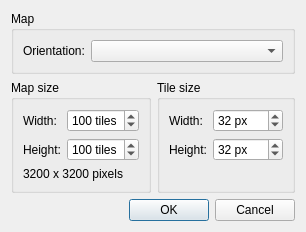
<?xml version="1.0" encoding="UTF-8"?>
<ui version="4.0">
 <class>NewMapDialog</class>
 <widget class="QDialog" name="NewMapDialog">
  <property name="geometry">
   <rect>
    <x>0</x>
    <y>0</y>
    <width>349</width>
    <height>241</height>
   </rect>
  </property>
  <property name="windowTitle">
   <string>New Map</string>
  </property>
  <layout class="QGridLayout" name="gridLayout_3">
   <property name="sizeConstraint">
    <enum>QLayout::SetFixedSize</enum>
   </property>
   <item row="1" column="0">
    <widget class="QGroupBox" name="groupBox_3">
     <property name="title">
      <string>Map size</string>
     </property>
     <layout class="QGridLayout" name="gridLayout_2">
      <item row="0" column="0">
       <widget class="QLabel" name="label">
        <property name="text">
         <string>Width:</string>
        </property>
        <property name="buddy">
         <cstring>mapWidth</cstring>
        </property>
       </widget>
      </item>
      <item row="0" column="1">
       <widget class="QSpinBox" name="mapWidth">
        <property name="suffix">
         <string extracomment="Remember starting with a space."> tiles</string>
        </property>
        <property name="minimum">
         <number>1</number>
        </property>
        <property name="maximum">
         <number>300</number>
        </property>
        <property name="value">
         <number>100</number>
        </property>
       </widget>
      </item>
      <item row="1" column="0">
       <widget class="QLabel" name="label_2">
        <property name="text">
         <string>Height:</string>
        </property>
        <property name="buddy">
         <cstring>mapHeight</cstring>
        </property>
       </widget>
      </item>
      <item row="1" column="1">
       <widget class="QSpinBox" name="mapHeight">
        <property name="suffix">
         <string> tiles</string>
        </property>
        <property name="minimum">
         <number>1</number>
        </property>
        <property name="maximum">
         <number>300</number>
        </property>
        <property name="value">
         <number>100</number>
        </property>
       </widget>
      </item>
      <item row="2" column="0" colspan="2">
       <widget class="QLabel" name="pixelSizeLabel">
        <property name="text">
         <string notr="true" extracomment="Dummy text">3200 x 3200 pixels</string>
        </property>
       </widget>
      </item>
     </layout>
    </widget>
   </item>
   <item row="1" column="1">
    <widget class="QGroupBox" name="groupBox_2">
     <property name="title">
      <string>Tile size</string>
     </property>
     <layout class="QGridLayout" name="gridLayout">
      <item row="0" column="0">
       <widget class="QLabel" name="label_3">
        <property name="text">
         <string>Width:</string>
        </property>
        <property name="buddy">
         <cstring>tileWidth</cstring>
        </property>
       </widget>
      </item>
      <item row="0" column="1">
       <widget class="QSpinBox" name="tileWidth">
        <property name="suffix">
         <string extracomment="Remember starting with a space."> px</string>
        </property>
        <property name="minimum">
         <number>1</number>
        </property>
        <property name="maximum">
         <number>9999</number>
        </property>
        <property name="value">
         <number>32</number>
        </property>
       </widget>
      </item>
      <item row="1" column="0">
       <widget class="QLabel" name="label_4">
        <property name="text">
         <string>Height:</string>
        </property>
        <property name="buddy">
         <cstring>tileHeight</cstring>
        </property>
       </widget>
      </item>
      <item row="1" column="1">
       <widget class="QSpinBox" name="tileHeight">
        <property name="suffix">
         <string> px</string>
        </property>
        <property name="minimum">
         <number>1</number>
        </property>
        <property name="maximum">
         <number>9999</number>
        </property>
        <property name="value">
         <number>32</number>
        </property>
       </widget>
      </item>
      <item row="2" column="0" colspan="2">
       <spacer name="verticalSpacer_2">
        <property name="orientation">
         <enum>Qt::Vertical</enum>
        </property>
        <property name="sizeHint" stdset="0">
         <size>
          <width>0</width>
          <height>0</height>
         </size>
        </property>
       </spacer>
      </item>
     </layout>
    </widget>
   </item>
   <item row="2" column="0">
    <spacer name="verticalSpacer">
     <property name="orientation">
      <enum>Qt::Vertical</enum>
     </property>
     <property name="sizeHint" stdset="0">
      <size>
       <width>20</width>
       <height>0</height>
      </size>
     </property>
    </spacer>
   </item>
   <item row="3" column="0" colspan="2">
    <widget class="QDialogButtonBox" name="buttonBox">
     <property name="orientation">
      <enum>Qt::Horizontal</enum>
     </property>
     <property name="standardButtons">
      <set>QDialogButtonBox::Cancel|QDialogButtonBox::Ok</set>
     </property>
    </widget>
   </item>
   <item row="0" column="0" colspan="2">
    <widget class="QGroupBox" name="groupBox">
     <property name="title">
      <string>Map</string>
     </property>
     <layout class="QHBoxLayout" name="horizontalLayout">
      <item>
       <widget class="QLabel" name="label_5">
        <property name="text">
         <string>Orientation:</string>
        </property>
        <property name="buddy">
         <cstring>orientation</cstring>
        </property>
       </widget>
      </item>
      <item>
       <widget class="QComboBox" name="orientation">
        <property name="sizePolicy">
         <sizepolicy hsizetype="Preferred" vsizetype="Fixed">
          <horstretch>1</horstretch>
          <verstretch>0</verstretch>
         </sizepolicy>
        </property>
       </widget>
      </item>
     </layout>
    </widget>
   </item>
  </layout>
 </widget>
 <tabstops>
  <tabstop>orientation</tabstop>
  <tabstop>mapWidth</tabstop>
  <tabstop>mapHeight</tabstop>
  <tabstop>tileWidth</tabstop>
  <tabstop>tileHeight</tabstop>
  <tabstop>buttonBox</tabstop>
 </tabstops>
 <resources/>
 <connections>
  <connection>
   <sender>buttonBox</sender>
   <signal>accepted()</signal>
   <receiver>NewMapDialog</receiver>
   <slot>accept()</slot>
   <hints>
    <hint type="sourcelabel">
     <x>248</x>
     <y>254</y>
    </hint>
    <hint type="destinationlabel">
     <x>157</x>
     <y>274</y>
    </hint>
   </hints>
  </connection>
  <connection>
   <sender>buttonBox</sender>
   <signal>rejected()</signal>
   <receiver>NewMapDialog</receiver>
   <slot>reject()</slot>
   <hints>
    <hint type="sourcelabel">
     <x>316</x>
     <y>260</y>
    </hint>
    <hint type="destinationlabel">
     <x>286</x>
     <y>274</y>
    </hint>
   </hints>
  </connection>
 </connections>
</ui>
